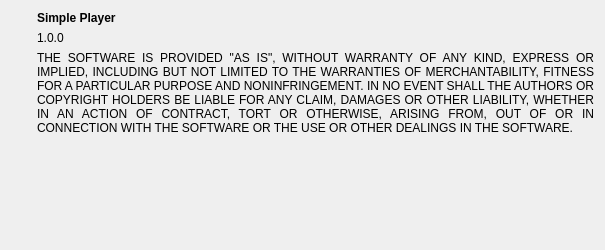
<?xml version="1.0" encoding="UTF-8"?>
<ui version="4.0">
 <class>About</class>
 <widget class="QDialog" name="About">
  <property name="geometry">
   <rect>
    <x>0</x>
    <y>0</y>
    <width>574</width>
    <height>250</height>
   </rect>
  </property>
  <property name="windowTitle">
   <string>Dialog</string>
  </property>
  <layout class="QGridLayout" name="gridLayout">
   <item row="0" column="0">
    <layout class="QVBoxLayout" name="verticalLayout">
     <item>
      <widget class="QLabel" name="label">
       <property name="pixmap">
        <pixmap resource="../res/Resources.qrc">:/icon.png</pixmap>
       </property>
       <property name="alignment">
        <set>Qt::AlignCenter</set>
       </property>
      </widget>
     </item>
     <item>
      <spacer name="verticalSpacer">
       <property name="orientation">
        <enum>Qt::Vertical</enum>
       </property>
       <property name="sizeHint" stdset="0">
        <size>
         <width>20</width>
         <height>40</height>
        </size>
       </property>
      </spacer>
     </item>
    </layout>
   </item>
   <item row="0" column="1">
    <layout class="QVBoxLayout" name="verticalLayout_2">
     <item>
      <widget class="QLabel" name="label_2">
       <property name="font">
        <font>
         <weight>75</weight>
         <bold>true</bold>
        </font>
       </property>
       <property name="text">
        <string>Simple Player</string>
       </property>
      </widget>
     </item>
     <item>
      <widget class="QLabel" name="label_3">
       <property name="text">
        <string>1.0.0</string>
       </property>
      </widget>
     </item>
     <item>
      <widget class="QLabel" name="label_4">
       <property name="sizePolicy">
        <sizepolicy hsizetype="Minimum" vsizetype="Minimum">
         <horstretch>0</horstretch>
         <verstretch>0</verstretch>
        </sizepolicy>
       </property>
       <property name="text">
        <string>THE SOFTWARE IS PROVIDED &quot;AS IS&quot;, WITHOUT WARRANTY OF ANY KIND, EXPRESS OR IMPLIED, INCLUDING BUT NOT LIMITED TO THE WARRANTIES OF MERCHANTABILITY, FITNESS FOR A PARTICULAR PURPOSE AND NONINFRINGEMENT. IN NO EVENT SHALL THE AUTHORS OR COPYRIGHT HOLDERS BE LIABLE FOR ANY CLAIM, DAMAGES OR OTHER LIABILITY, WHETHER IN AN ACTION OF CONTRACT, TORT OR OTHERWISE, ARISING FROM, OUT OF OR IN CONNECTION WITH THE SOFTWARE OR THE USE OR OTHER DEALINGS IN THE SOFTWARE.</string>
       </property>
       <property name="alignment">
        <set>Qt::AlignJustify|Qt::AlignVCenter</set>
       </property>
       <property name="wordWrap">
        <bool>true</bool>
       </property>
      </widget>
     </item>
     <item>
      <spacer name="verticalSpacer_4">
       <property name="orientation">
        <enum>Qt::Vertical</enum>
       </property>
       <property name="sizeHint" stdset="0">
        <size>
         <width>20</width>
         <height>40</height>
        </size>
       </property>
      </spacer>
     </item>
    </layout>
   </item>
  </layout>
 </widget>
 <resources>
  <include location="../res/Resources.qrc"/>
 </resources>
 <connections/>
</ui>
